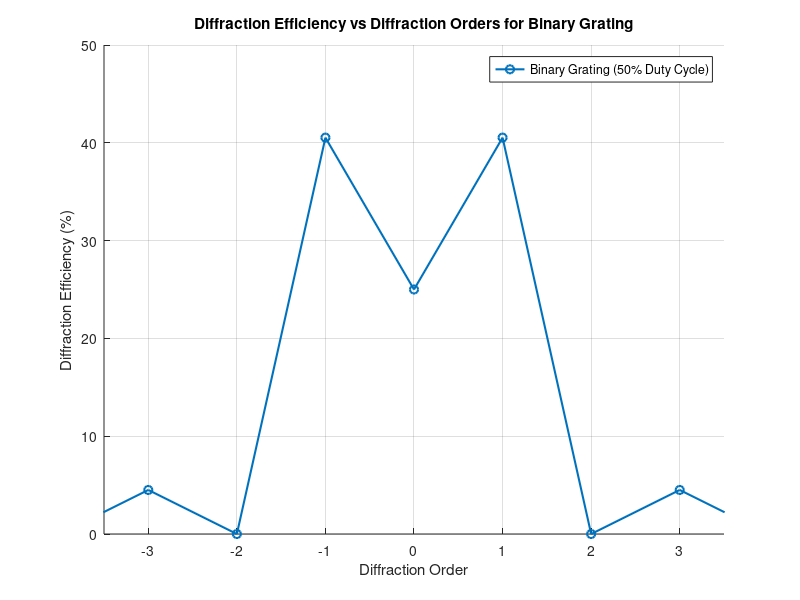

Reproduce this figure in MATLAB.
% 
% % Plots diffraction efficiency vs diffraction orders for different CGH periodicities
% 
% % Clear previous figures and variables
% clear all;
% close all;
% 
% % Diffraction orders to plot
% orders = -4:4; % Orders from -3 to +3
% 
% % CGH periodicities
% periodicities = 1:5;
% 
% % Diffraction efficiencies for -1st order (from previous calculation)
% efficiency_minus1 = [77, 57.8, 38.5, 19.3, 9.6]; % -1st order efficiencies
% 
% % Initialize efficiency matrix (rows: periodicities, columns: orders)
% efficiencies = zeros(length(periodicities), length(orders));
% 
% % Estimate efficiencies for each order and periodicity
% for p = 1:length(periodicities)
%     % -1st order efficiency
%     idx_minus1 = find(orders == -1);
%     efficiencies(p, idx_minus1) = efficiency_minus1(p);
% 
%     % +1st order (10% of -1st order)
%     idx_plus1 = find(orders == 1);
%     efficiencies(p, idx_plus1) = 0.1 * efficiency_minus1(p);
% 
%     % 0th order (increases as -1st order decreases)
%     idx_0 = find(orders == 0);
%     efficiencies(p, idx_0) = 25 * (1 - (efficiency_minus1(p) / 77)) + 5; % Base 5% plus scaling
% 
%     % Higher orders (-3, -2, +2, +3) share remaining efficiency
%     remaining = 100 - efficiencies(p, idx_minus1) - efficiencies(p, idx_plus1) - efficiencies(p, idx_0);
%     idx_others = [find(orders == -3), find(orders == -2), find(orders == 2), find(orders == 3)];
%     efficiencies(p, idx_others) = remaining / length(idx_others); % Split equally
% end
% 
% % Create the plot
% figure('Name', 'Diffraction Efficiency vs Diffraction Orders', 'NumberTitle', 'off');
% hold on;
% 
% % Plot each periodicity
% colors = lines(length(periodicities)); % Different colors for each periodicity
% for p = 1:length(periodicities)
%     plot(orders, efficiencies(p, :), '-o', 'Color', colors(p, :), ...
%         'LineWidth', 1.5, 'MarkerSize', 6, ...
%         'DisplayName', sprintf('CGH Periodicity %d', periodicities(p)));
% end
% 
% % Customize the plot
% xlabel('Diffraction Order');
% ylabel('Diffraction Efficiency (%)');
% title('Diffraction Efficiency vs Diffraction Orders for Different CGH Periodicities');
% legend('Location', 'best');
% grid on;
% axis([-3.5 3.5 0 100]);
% hold off;


% diffraction_efficiency_plot.m
% Plots diffraction efficiency vs diffraction orders for a binary grating

% Clear previous figures and variables
clear all;
close all;

% Diffraction orders to plot
orders = -4:4; % Orders from -3 to +3

% Calculate diffraction efficiencies for a binary grating (50% duty cycle)
efficiencies = zeros(1, length(orders));
for i = 1:length(orders)
    m = orders(i);
    if m == 0
        efficiencies(i) = 0.25 * 100; % 25% for 0th order
    else
        % Efficiency for non-zero orders
        efficiencies(i) = ((2 / (pi * m))^2) * (sin(pi * m / 2)^2) * 100;
    end
end

% Create the plot
figure('Name', 'Diffraction Efficiency vs Diffraction Orders', 'NumberTitle', 'off');
hold on;

% Plot the efficiencies
plot(orders, efficiencies, '-o', 'LineWidth', 1.5, 'MarkerSize', 6, ...
    'DisplayName', 'Binary Grating (50% Duty Cycle)');

% Customize the plot
xlabel('Diffraction Order');
ylabel('Diffraction Efficiency (%)');
title('Diffraction Efficiency vs Diffraction Orders for Binary Grating');
legend('Location', 'best');
grid on;
axis([-3.5 3.5 0 50]);
hold off;